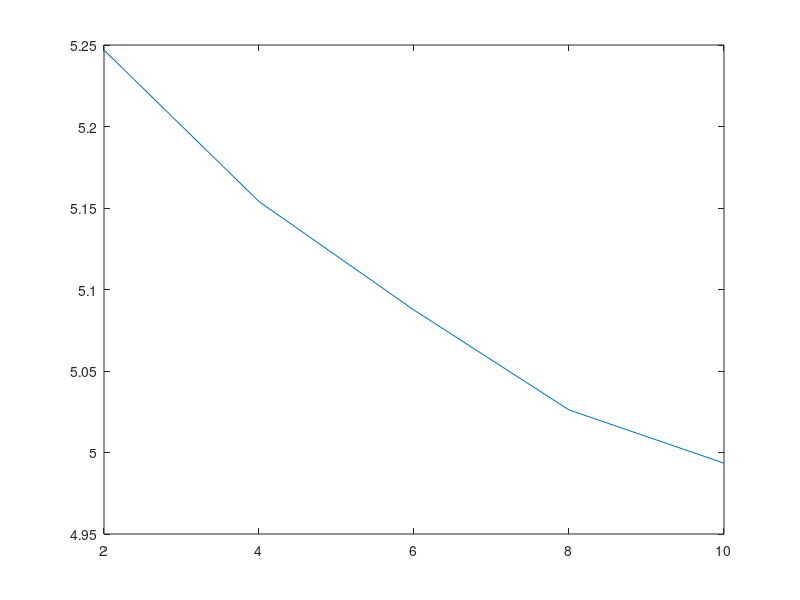

Recreate this plot in MATLAB.
clc
clear
close all
y=1;
for n=2:2:10
window=ones(1,n)+1;%denotes the window size of users    
counter=0;%denotes the number of zero backoff in each stage
used_time=0;
suc_tr_num=0;%denotes the number of successful tx
b=zeros(1,n);
bkf_t=randi(2,1,n)-1;%denotes the backoff time vector
while used_time<100000
    counter=0;
for i=1:n
    if bkf_t(i)==0
        counter=counter+1;
        b(i)=1;
        m=i;
    end
    
end
if counter==0%the case of idle slot
    bkf_t=bkf_t-1;
    used_time=used_time+1;
elseif counter==1%the case of successful tx
    used_time=used_time+18;%RTS+CTS+DATA+ACK+DIFS+3SIFS=18sec
    suc_tr_num=suc_tr_num+1;
    bkf_t=bkf_t-1;
    bkf_t(m)=randi(2,1,1)-1;
    window(m)=2;%reset the window
elseif counter>=1%the case of collision
    for g=1:n
        if b(g)==1
        if window(g)<64
            window(g)=2*window(g);    
        end
        bkf_t(g)=randi(window(g),1,1);
        end
    end
    used_time=used_time+3;
    bkf_t=bkf_t-1;
end
end
thr(y)=100*suc_tr_num/used_time
y=y+1;
end
plot(2:2:10,thr);